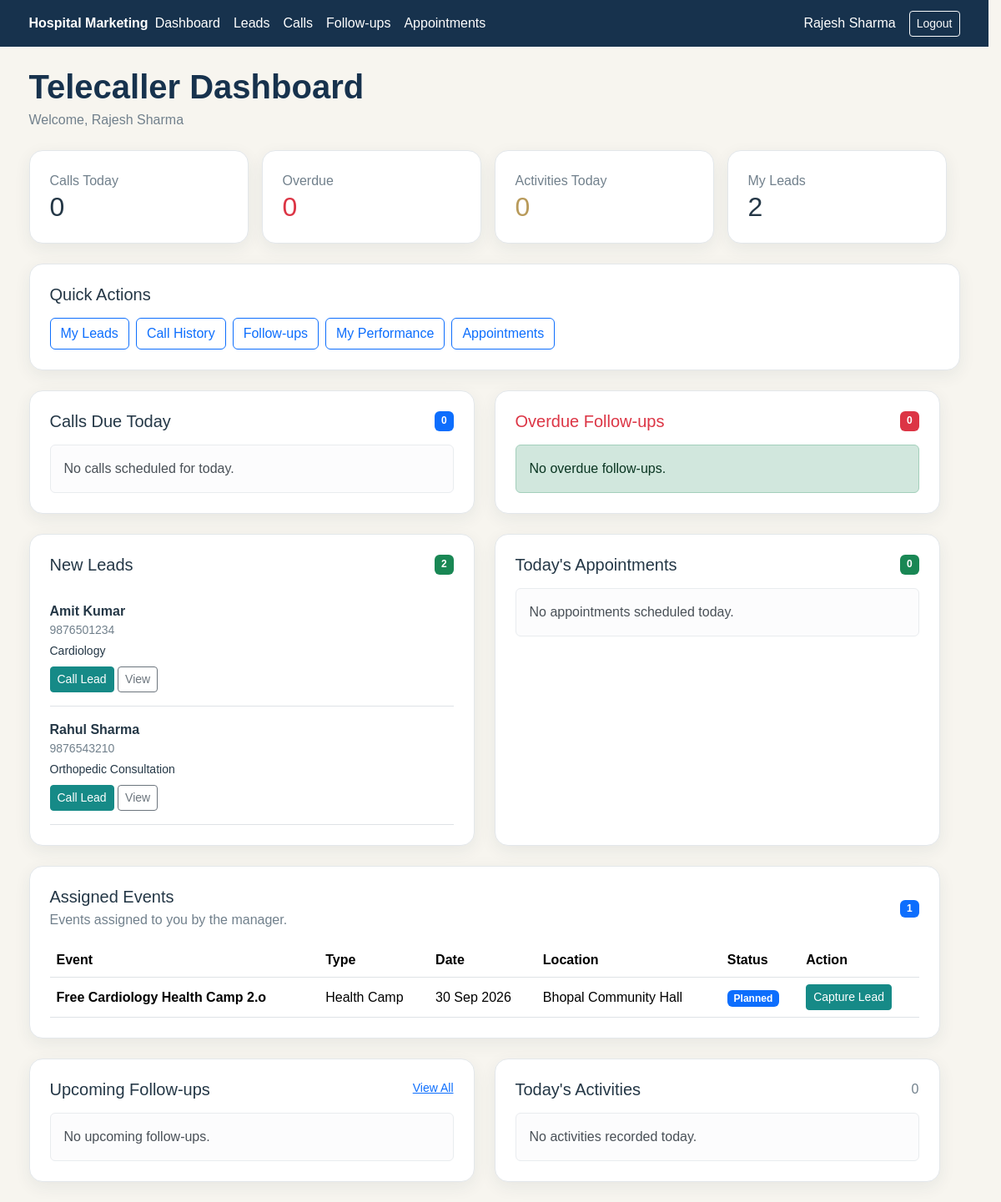
Screenshot of /telecaller/dashboard.php (signed in) with the database file from the repository.
### tables this page shows
CREATE TABLE `leads` (
  `id` int(10) UNSIGNED NOT NULL,
  `name` varchar(150) NOT NULL,
  `phone` varchar(30) NOT NULL,
  `email` varchar(190) DEFAULT NULL,
  `service_interest` varchar(200) DEFAULT NULL,
  `source_id` int(10) UNSIGNED DEFAULT NULL,
  `campaign_id` int(10) UNSIGNED DEFAULT NULL,
  `referral_id` int(10) UNSIGNED DEFAULT NULL,
  `status` varchar(50) NOT NULL DEFAULT 'NEW',
  `priority` enum('Low','Medium','High') NOT NULL DEFAULT 'Medium',
  `assigned_to` int(10) UNSIGNED DEFAULT NULL,
  `next_action_type` varchar(100) DEFAULT NULL,
  `next_action_at` datetime DEFAULT NULL,
  `notes` text DEFAULT NULL,
  `created_by` int(10) UNSIGNED NOT NULL,
  `created_at` timestamp NOT NULL DEFAULT current_timestamp(),
  `updated_at` timestamp NOT NULL DEFAULT current_timestamp() ON UPDATE current_timestamp()
);

CREATE TABLE `event_assignments` (
  `id` int(10) UNSIGNED NOT NULL,
  `event_id` int(10) UNSIGNED NOT NULL,
  `user_id` int(10) UNSIGNED NOT NULL,
  `assigned_by` int(10) UNSIGNED NOT NULL,
  `assigned_at` timestamp NOT NULL DEFAULT current_timestamp()
);

CREATE TABLE `events` (
  `id` int(10) UNSIGNED NOT NULL,
  `event_name` varchar(200) NOT NULL,
  `event_type` enum('Health Camp','Outreach','Seminar','Workshop','Doctor Meet','Corporate Event','Other') NOT NULL DEFAULT 'Other',
  `event_date` date NOT NULL,
  `location` varchar(200) DEFAULT NULL,
  `description` text DEFAULT NULL,
  `status` enum('Planned','Ongoing','Completed','Cancelled') NOT NULL DEFAULT 'Planned',
  `created_by` int(10) UNSIGNED NOT NULL,
  `created_at` timestamp NOT NULL DEFAULT current_timestamp(),
  `updated_at` timestamp NOT NULL DEFAULT current_timestamp() ON UPDATE current_timestamp()
);

### telecaller/dashboard.php (the view, shortened to what the rows shown need)
 <?php
require_once __DIR__ . '/../includes/role_check.php';
$user = current_user();
$user_id = $user['id'];
$stmt = $pdo->prepare("
    SELECT
        id,
        name,
        phone,
        service_interest,
        priority,
        next_action_type,
        next_action_at
    FROM leads
    WHERE assigned_to = ?
      AND next_action_at IS NOT NULL
      AND DATE(next_action_at) = CURDATE()
    ORDER BY next_action_at ASC
");
$stmt->execute([$user_id]);
$calls_today = $stmt->fetchAll();
$stmt = $pdo->prepare("
    SELECT
        id,
        name,
        phone,
        service_interest,
        priority,
        next_action_type,
        next_action_at
    FROM leads
    WHERE assigned_to = ?
      AND next_action_at IS NOT NULL
      AND next_action_at < NOW()
    ORDER BY next_action_at ASC
");
$stmt->execute([$user_id]);
$overdue_followups = $stmt->fetchAll();
$stmt = $pdo->prepare("
    SELECT
        id,
        name,
        phone,
        service_interest,
        priority,
        created_at
    FROM leads
    WHERE assigned_to = ?
      AND status = 'New'
    ORDER BY created_at DESC
    LIMIT 10
");
$stmt->execute([$user_id]);
$new_leads = $stmt->fetchAll();
$stmt = $pdo->prepare("
    SELECT
        ea.id AS assignment_id,
        e.id AS event_id,
        e.event_name,
        e.event_type,
        e.event_date,
        e.location,
        e.description,
        e.status
    FROM event_assignments ea
    INNER JOIN events e
        ON ea.event_id = e.id
    WHERE ea.user_id = ?
      AND e.status <> 'Cancelled'
    ORDER BY
        e.event_date ASC,
        e.id ASC
    LIMIT 10
");
$stmt->execute([$user_id]);
$assigned_events = $stmt->fetchAll();
$stmt = $pdo->prepare("
    SELECT COUNT(*)
    FROM leads
    WHERE assigned_to = ?
");
$stmt->execute([$user_id]);
$total_leads = (int) $stmt->fetchColumn();
$stmt = $pdo->prepare("
    SELECT COUNT(*)
    FROM lead_activities
    WHERE user_id = ?
      AND DATE(activity_at) = CURDATE()
");
$stmt->execute([$user_id]);
$activities_today = (int) $stmt->fetchColumn();
require_once __DIR__ . '/../includes/header.php';
?>
<div class="container py-4">
    <div class="d-flex justify-content-between align-items-center mb-4">
        <div>
            <h1 class="hm-page-title mb-1">
                Telecaller Dashboard
            </h1>
        </div>
    </div>
    <div class="row g-3 mb-4">
        <div class="col-md-3">
            <div class="hm-card p-4 h-100">
                <h2 class="mb-0">
                    <?php echo count($calls_today); ?>
                </h2>
            </div>
        </div>
        <div class="col-md-3">
            <div class="hm-card p-4 h-100">
                <h2 class="mb-0 text-danger">
                    <?php echo count($overdue_followups); ?>
                </h2>
            </div>
        </div>
        <div class="col-md-3">
            <div class="hm-card p-4 h-100">
                <h2 class="mb-0 hm-gold">
                    <?php echo $activities_today; ?>
                </h2>
            </div>
        </div>
        <div class="col-md-3">
            <div class="hm-card p-4 h-100">
                <h2 class="mb-0">
                    <?php echo $total_leads; ?>
                </h2>
            </div>
        </div>
    </div>
    <div class="row g-4">
        <div class="col-lg-6">
            <div class="hm-card p-4 h-100">
                <?php if (empty($new_leads)): ?>
                    <div class="alert alert-light mb-0">
                        No new leads.
                    </div>
                <?php else: ?>
                    <?php foreach ($new_leads as $lead): ?>
                        <div class="border-bottom py-3">
                            <strong>
                                <?php
                                echo htmlspecialchars(
                                    $lead['name']
                                );
                                ?>
                            </strong>
                            <div class="small hm-muted">
                                <?php
                                echo htmlspecialchars(
                                    $lead['phone']
                                );
                                ?>
                            </div>
                            <div class="small mt-1">
                                <?php
                                echo htmlspecialchars(
                                    $lead['service_interest']
                                    ?: 'No service specified'
                                );
                                ?>
                            </div>
                            <div class="mt-2">
                                <a
                                    href="<?php echo BASE_URL; ?>/telecaller/calls/add.php?lead_id=<?php echo (int) $lead['id']; ?>"
                                    class="btn btn-sm btn-hm-primary"
                                >
                                    Call Lead
                                </a>
                                <a
                                    href="<?php echo BASE_URL; ?>/leads/view.php?id=<?php echo (int) $lead['id']; ?>"
                                    class="btn btn-sm btn-outline-secondary"
                                >
                                    View
                                </a>
                            </div>
                        </div>
                    <?php endforeach; ?>
                <?php endif; ?>
            </div>
        </div>
        <div class="col-12">
            <div class="hm-card p-4">
                <?php if (empty($assigned_events)): ?>
                    <div class="alert alert-light mb-0">
                        No events are currently assigned to you.
                    </div>
                <?php else: ?>
                    <div class="table-responsive">
                        <table class="table align-middle mb-0">
                            <thead>
                                <tr>
                                    <th>
                                        Event
                                    </th>
                                    <th>
                                        Type
                                    </th>
                                    <th>
                                        Date
                                    </th>
                                    <th>
                                        Location
                                    </th>
                                    <th>
                                        Status
                                    </th>
                                    <th>
                                        Action
                                    </th>
                                </tr>
                            </thead>
                            <tbody>
                                <?php foreach ($assigned_events as $event): ?>
                                    <tr>
                                        <td>
                                            <strong>
                                                <?php
                                                echo htmlspecialchars(
                                                    $event['event_name']
                                                );
                                                ?>
                                            </strong>
                                        </td>
                                        <td>
                                            <?php
                                            echo htmlspecialchars(
                                                $event['event_type']
                                            );
                                            ?>
                                        </td>
                                        <td>
                                            <?php
                                            echo date(
                                                'd M Y',
                                                strtotime(
                                                    $event['event_date']
                                                )
                                            );
                                            ?>
                                        </td>
                                        <td>
                                            <?php
                                            echo htmlspecialchars(
                                                $event['location']
                                                ?: '-'
                                            );
                                            ?>
                                        </td>
                                        <td>
                                            <?php
                                            $event_status =
                                                $event['status'];
                                            $event_badge =
                                                'bg-primary';
                                            ?>
                                            <span
                                                class="badge <?php echo $event_badge; ?>"
                                            >
                                                <?php
                                                echo htmlspecialchars(
                                                    $event_status
                                                );
                                                ?>
                                            </span>
                                        </td>
                                        <td>
                                            <a
                                                href="<?php echo BASE_URL; ?>/events/capture-lead.php?event_id=<?php echo (int) $event['event_id']; ?>"
                                                class="btn btn-sm btn-hm-primary"
                                            >
                                                Capture Lead
                                            </a>
                                        </td>
                                    </tr>
                                <?php endforeach; ?>
                            </tbody>
                        </table>
                    </div>
                <?php endif; ?>
            </div>
        </div>
    </div>
</div>
<?php
require_once __DIR__ . '/../includes/footer.php';
?>

### rows the page displays
leads: name "Amit Kumar", phone "9876501234", service_interest "Cardiology"
leads: name "Rahul Sharma", phone "9876543210", service_interest "Orthopedic Consultation"
event_assignments: event.event_name "Free Cardiology Health Camp 2.o", event.event_type "Health Camp", event.event_date "30 Sep 2026", event.location "Bhopal Community Hall", event.status "Planned"

### other values shown
$user['name'] "Rajesh Sharma"
count($calls_today) "0"
count($overdue_followups) "0"
$activities_today "0"
$total_leads "2"
count($new_leads) "2"
count($today_appointments) "0"
count($assigned_events) "1"
